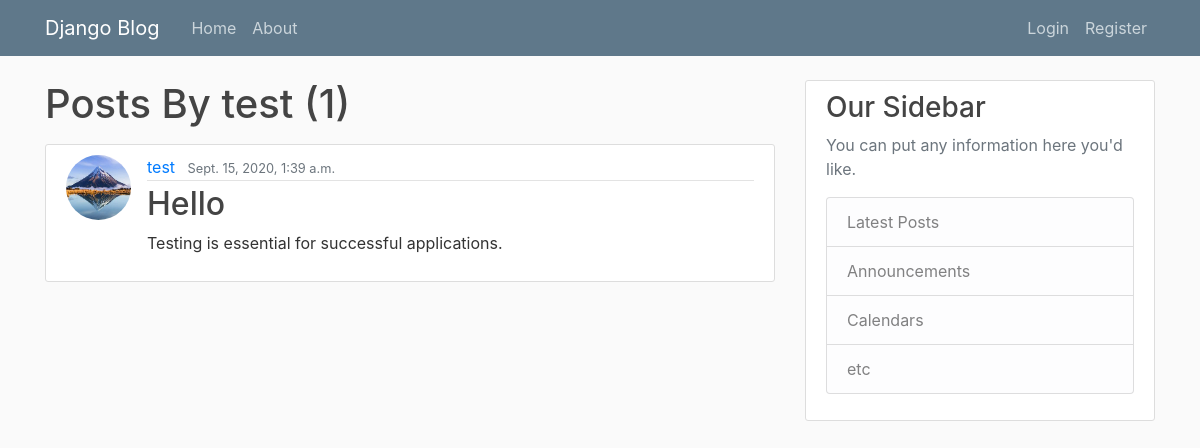
The app's page /user/test with its own data.
### blog/models.py (models this page shows, shortened)
class Post(models.Model):
	title = models.CharField(max_length = 100)
	content = models.TextField()
	date_posted = models.DateTimeField(default = timezone.now)
	author = models.ForeignKey(User, on_delete = models.CASCADE)

### users/models.py (models this page shows, shortened)
class Profile(models.Model):
    user = models.OneToOneField(User, on_delete=models.CASCADE)
    image = models.ImageField(default='default.jpg', upload_to='profile_pics')

### blog/views.py (the view)
# urls.py: path('user/<str:username>', UserPostListView.as_view(), name = 'user-posts'),
class UserPostListView(ListView):
	model = Post
	template_name = 'blog/user_posts.html'
	context_object_name = 'posts'
	paginate_by = 5
	def get_queryset(self):
		user = get_object_or_404(User, username = self.kwargs.get('username'))
		return Post.objects.filter(author = user).order_by('-date_posted')

### blog/templates/blog/user_posts.html (shortened to what this page needs)
{% extends "blog/base.html" %}
{% block Content %}
    <h1 class = "mb-3">Posts By {{ view.kwargs.username }} ({{ page_obj.paginator.count }})</h1>
	{% for post in posts %}
	<article class="media content-section">
        <img class = "rounded-circle article-img" src="{{ post.author.profile.image.url }}">
    <div class="media-body">
        <div class="article-metadata">
            <a class="mr-2" href="#">{{post.author}}</a>
            <small class="text-muted">{{post.date_posted}}</small>
        </div>
        <h2><a class="article-title" href="{% url 'post-detail' post.id %}">{{ post.title }}</a></h2>
        <p class="article-content">{{ post.content }}</p>
    </div>
</article>
	{% endfor %}
{%endblock Content%}

### blog/static/blog/main.css (style rules this page uses)
body { background: #fafafa; color: #333333; margin-top: 5rem; }
h1, h2, h3, h4, h5, h6 { color: #444444; }
.content-section { background: #ffffff; padding: 10px 20px; border: 1px solid #dddddd; border-radius: 3px; margin-bottom: 20px; }
.article-title { color: #444444; }
.article-content { white-space: pre-line; }
.article-img { height: 65px; width: 65px; margin-right: 16px; }
.article-metadata { padding-bottom: 1px; margin-bottom: 4px; border-bottom: 1px solid #e3e3e3 }

### records on screen
Post: author.profile.image (placeholder picture), author "test", date_posted "Sept. 15, 2020, 1:39 a.m.", title "Hello", content "Testing is essential for successful applications."

### other values on screen
{{ view.kwargs.username }} "test"
{{ page_obj.paginator.count }} "1"
